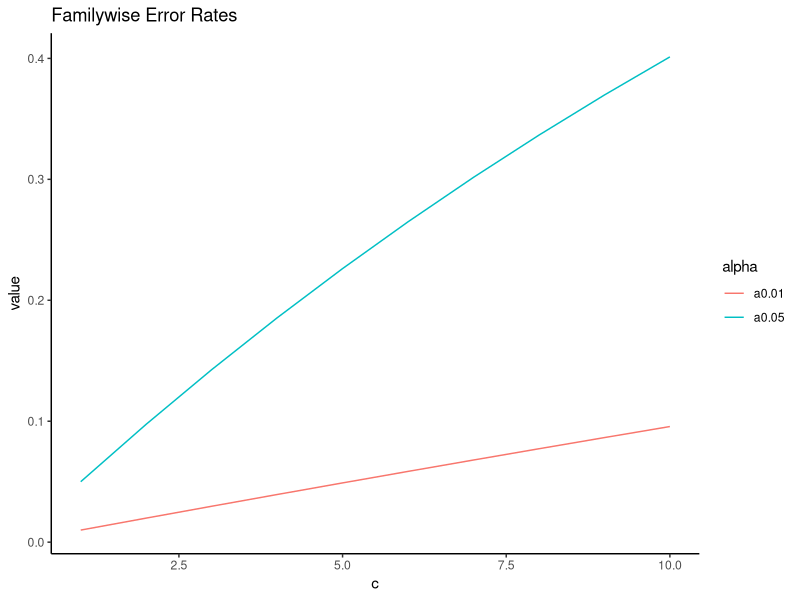
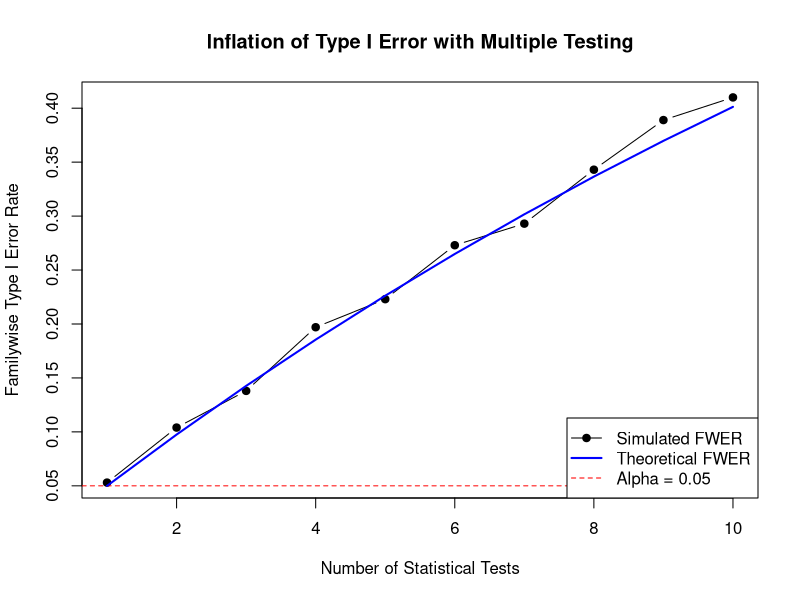

These figures' R source, in order: (Note: this script raises an error after producing the figures.)
## ---- chunk 1
knitr::opts_chunk$set(echo = TRUE)
## ---- chunk 2
require(mgcv) # supplies rmvn
V <- matrix(c(1,0.95,0.95,1),2,2) # correl matrix
n <- 1000 # number of data

set.seed(7)
X <- rmvn(n,rep(0,2),V)
x <- X[,1];h <- X[,2]
## ---- chunk 3
y <- 1*x + rnorm(n)
summary(lm(y ~ x + h))
summary(lm(y ~ x ))
## ---- chunk 4
summary(lm(y ~ h))
## ---- chunk 5
y <- x + h + rnorm(n)
summary(lm(y ~ x ))
## ---- chunk 6
V <- matrix(c(1,.7,0.9,.7,1,0,.9,0,1),3,3)
n <- 1000

set.seed(0)
X <- rmvn(n,rep(0,3),V)
x <- X[,1]
h <- X[,2]
z <- X[,3]

y <- x + h + rnorm(n, mean = 0, sd = 0.3)
## ---- chunk 7
summary(lm(y ~ x)) # naive fit
x_from_z <- fitted(lm(x~z-1)) # project x onto z
summary(lm(y ~ x_from_z)) # fit instrumental variable (IV) model
## ---- chunk 8
c <- seq(1,10)
p_05 <- 1 - (1 - 0.05)^c
p_01 <- 1 - (1 - 0.01)^c
error_rates <- data.frame('c' = rep(c,2),
                          'alpha' =rep(c('a0.05','a0.01'), each=10),
                          'value'=c(p_05,p_01))

library(ggplot2)
ggplot(error_rates, aes(x = c, y = value, color = alpha)) +
  geom_line() +
  theme_classic() +
  ggtitle('Familywise Error Rates')
## ---- chunk 9
num_sim <- 1000
sample_size <- 30
alpha <- 0.05
max_tests <- 10

fwer <- rep(NA,max_tests)

for (c in 1:max_tests) {

  # For each simulation, run c tests and check if any p < alpha
  false_positives <- replicate(num_sim, {
    
    # Generate c independent p-values under the true null
    pvals <- replicate(c, {
      data <- rnorm(sample_size, mean = 0, sd = 1)
      t.test(data, mu = 0)$p.value
    })
    
    # Return TRUE if this simulation contained at least one false rejection
    any(pvals < alpha)
  })
  
  # Estimate familywise error rate
  fwer[c] <- mean(false_positives)
}

# Plot
plot(1:max_tests, fwer, type="b", pch=19,
     xlab="Number of Statistical Tests",
     ylab="Familywise Type I Error Rate",
     main="Inflation of Type I Error with Multiple Testing")
abline(h = alpha, col="red", lty=2)
lines(1:max_tests, 1 - (1 - alpha)^(1:max_tests), col="blue", lwd=2)
legend("bottomright",
       legend = c("Simulated FWER", "Theoretical FWER", "Alpha = 0.05"),
       col = c("black", "blue", "red"),
       pch = c(19, NA, NA),
       lty = c(1,1,2),
       lwd = c(1,2,1))
## ---- chunk 10
data(jsp, package = 'faraway')
head(jsp)
## ---- chunk 11
jsp$mathcentered <- jsp$math - mean(jsp$math) #0-centered math scores

#visualize the math scores
ggplot( jsp, aes( x = school, y = mathcentered ) ) +
  geom_boxplot() +
  ylab( 'Centered Math Scores' ) +
  theme( axis.text.x = element_text( angle = 90 ) ) +
  ggtitle( 'Mathematics Test Scores for London Junior Schools' )
## ---- chunk 12
lmod <- lm(mathcentered ~ school - 1, data=jsp)
summary(lmod)
